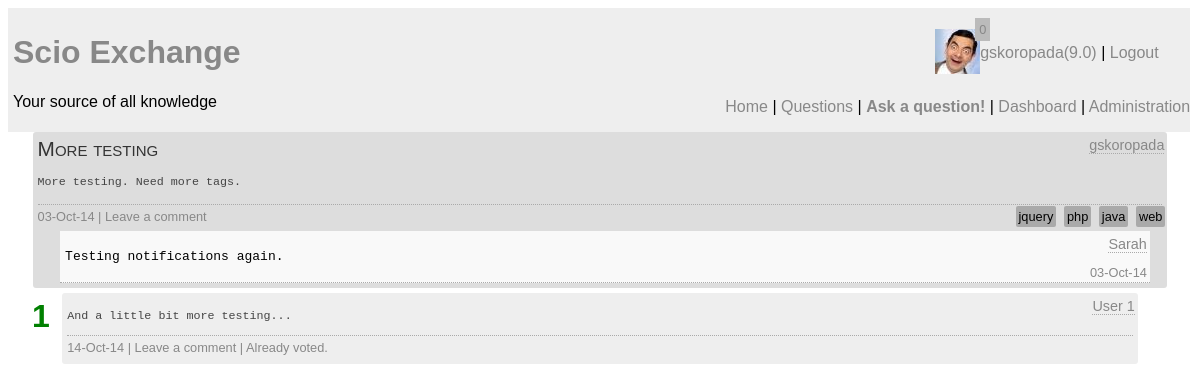
Page /question.php?id=20 (signed in) on the committed database.
### tables this page shows
CREATE TABLE `question` (
  `question_id` int(10) unsigned NOT NULL AUTO_INCREMENT,
  `author` int(10) unsigned NOT NULL COMMENT 'Foreign Key',
  `question_title` text,
  `content` longtext,
  `tags` text,
  `timestamp` datetime NOT NULL,
  PRIMARY KEY (`question_id`),
  KEY `author` (`author`),
  CONSTRAINT `question_ibfk_1` FOREIGN KEY (`author`) REFERENCES `user` (`UserID`)
);

CREATE TABLE `user` (
  `UserID` int(11) unsigned NOT NULL AUTO_INCREMENT,
  `email` varchar(30) NOT NULL,
  `screenName` varchar(25) NOT NULL,
  `reputation` float DEFAULT '0',
  `role` int(11) DEFAULT '0',
  `avatar` varchar(20) DEFAULT NULL,
  `pwd` varchar(255) NOT NULL,
  `active` bit(1) NOT NULL DEFAULT b'0',
  `moderated` bit(1) NOT NULL DEFAULT b'1',
  `pwdChange` bit(1) DEFAULT b'0',
  PRIMARY KEY (`UserID`)
);

CREATE TABLE `comment` (
  `comment_id` int(10) unsigned NOT NULL AUTO_INCREMENT,
  `comment_author` int(10) unsigned NOT NULL,
  `comment` longtext NOT NULL,
  `link` int(10) unsigned NOT NULL,
  `link_to` tinyint(4) DEFAULT NULL,
  `timestamp` datetime DEFAULT NULL,
  PRIMARY KEY (`comment_id`),
  KEY `author` (`comment_author`),
  KEY `link` (`link`),
  CONSTRAINT `comment_ibfk_1` FOREIGN KEY (`comment_author`) REFERENCES `user` (`UserID`)
);

CREATE TABLE `answer` (
  `answer_id` int(10) unsigned NOT NULL AUTO_INCREMENT,
  `author` int(10) unsigned NOT NULL,
  `content` longtext NOT NULL,
  `positive_votes` int(11) NOT NULL DEFAULT '0',
  `negative_votes` int(11) NOT NULL DEFAULT '0',
  `question` int(10) unsigned NOT NULL,
  `timestamp` datetime DEFAULT NULL,
  PRIMARY KEY (`answer_id`),
  KEY `author` (`author`),
  KEY `answer_question_idx` (`question`),
  CONSTRAINT `answer_ibfk_1` FOREIGN KEY (`author`) REFERENCES `user` (`UserID`),
  CONSTRAINT `answer_question` FOREIGN KEY (`question`) REFERENCES `question` (`question_id`) ON DELETE CASCADE ON UPDATE CASCADE
);

### vote.php (called while the page is built, shortened)
<?php
function checkVote($id) {
	global $con;
	$query = "SELECT count(answer) as voted FROM vote_tracking WHERE author=".$_SESSION['userid']." AND answer=".$id;
	$result = mysqli_query($con, $query);
	if(!$result) {
		echo "DB Error";
	} else{
		$voted = mysqli_fetch_array($result);
		if($voted['voted'] == 0) {
			return true;
		} else {
			return false;
		}
	}
}
?>

### question.php (the view, shortened to what this page needs)
<?php
require ("connect.php");
$sql = 'SELECT author, question_title, content, tags, timestamp, screenName FROM question INNER JOIN user ON author = UserID WHERE question_id = '.$_GET['id'];
$result = mysqli_query($con, $sql);
$question = mysqli_fetch_assoc($result);
include "html_start.php";
include "header.php";
require "vote.php";
require "questions_backend.php";
$d = new DateTime($question['timestamp']);
echo "<div id='wrapper'>";
echo "<div class='question'><p class='qtitle'>".$question['question_title']."</p>";
echo "<span class='qexcerpt'><p><pre>".$question['content']."</pre></p></span>";
echo "<span class='qstats'>".date_format($d,"d-M-y");
if(isset($_SESSION['userid'])) {
	if($_SESSION['active']) {
		echo " | <span id='".$_GET['id']."' class='btnQComment click_option'>Leave a comment</span>";
	}
}
echo "<span class='tags'>";
$tags = explode(',' , $question['tags']);
foreach($tags as $tag) {
	$tag = trim($tag);
	echo "<a href='tag.php?tag=$tag'>$tag</a> ";
}
echo "</span></span><span class='qauthor'><a href=\"user_profile.php?id=".$question['author']."\">" . $question['screenName']."</a></span>";
getComments(0, $_GET['id'] );
echo "</div>";
getAnswers($_GET['id'], false);
echo "</div>";
require("html_end.php");
?>

### questions_backend.php (shortened to what this page needs)
<?php
function getAnswers($id, $slider) {
	global $con;
	$sql = "SELECT answer_id, author, content, (positive_votes-negative_votes) as rating, screenName, timestamp FROM answer INNER JOIN user on author = UserID WHERE question = $id ORDER BY rating DESC";
	$result = mysqli_query($con, $sql);
	while($answers = mysqli_fetch_assoc($result)) {
		echo "<div class='answer' id='ans_".$answers['answer_id']."'><span class='ans_content'><pre>".$answers['content']."</pre></span><span class='aauthor'><a href=\"user_profile.php?id="
				.$answers['author']."\">".$answers['screenName']."</a></span>";
		echo "<span id='rating_".$answers['answer_id']."' class='rating ";
		if($answers['rating']>0) {
			echo "r_pos";
		} else if ($answers['rating']<0){
			echo "r_neg";
		}
		echo "'>".$answers['rating']."</span>";
		echo "<div class='astats'>".date_format(new DateTime($answers['timestamp']), "d-M-y");
		if(isset($_SESSION['userid'])) {
			if($_SESSION['active']){
				echo " | <span id='".$answers['answer_id']."' class='click_option btnAComment'>Leave a comment</span>";
				if(checkVote($answers['answer_id'])) {
					if($_SESSION['userid'] != $answers['author']) {
						echo " | <span id='".$answers['answer_id']."' class='click_option thumb_up'>Thumbs Up</span>";
						echo " | <span id='".$answers['answer_id']."' class='click_option thumb_down'>Thumbs down</span>";
					}
				} else {
					echo " | Already voted.";
				}
			}
		}
		echo "</div>";
		echo "</div>";
	}
}
function getComments($type, $id) {
	global $con;
	$sql = "SELECT comment_id, screenName, comment, timestamp, comment_author FROM comment INNER JOIN user ON UserID = comment_author WHERE link = $id AND link_to = $type";
	$result = mysqli_query($con, $sql);
	while($comment = mysqli_fetch_assoc($result)) {
		echo "<div class='comment'>";
		echo "<span class='cauthor'><a href='user_profile.php?id=".$comment['comment_author']."'>".$comment['screenName']."</a></span>";
		echo "<pre>".$comment['comment']."</pre>";
		echo "<span class='comment_timestamp'>".date_format(new DateTime($comment['timestamp']), "d-M-y")."</span>";
		echo "</div>";
	}
}
?>

### styles/main.css (style rules this page uses)
body { font-family: sans-serif; }
#wrapper { position: relative; float: left; clear: right; width: 100%; }

### styles/header.css (style rules this page uses)
a:link, a:visited { color: #888; text-decoration: none; }

### styles/questions.css (style rules this page uses)
.question { position: relative; width: 95%; background-color: #ddd; margin: auto; margin-bottom: 5px; padding: 5px; border-radius: 3px; }
.rating { position: absolute; top: 3px; left: -3%; font-size: 2em; font-weight: 900; padding: 2px; }
.r_pos { color: green; }
.answer { position: relative; width: 90%; background-color: #eee; margin: auto; margin-bottom: 5px; padding: 5px; border-radius: 3px; }
.comment { width: 96%; margin-left: 2%; background-color: #f9f9f9; padding: 5px; border-bottom: dotted 1px #aaa; position: relative; }
.comment_timestamp { font-size: 0.8em; color: #888; position: absolute; bottom: 2px; right: 3px; }
.qtitle { font-size: 1.3em; font-variant: small-caps; padding: 0px; margin: 0px; margin-bottom: 4px; color: #333; }
.qauthor { position: absolute; top: 5px; right: 3px; font-size: 0.9em; border-bottom: dotted 1px #aaa; }
.aauthor { position: absolute; top: 5px; right: 3px; font-size: 0.9em; border-bottom: dotted 1px #aaa; }
.cauthor { position: absolute; top: 5px; right: 3px; font-size: 0.9em; border-bottom: dotted 1px #aaa; }
.qauthor > a:link, .qauthor > a:visited, .aauthor > a:link, .aauthor > a:visited, .cauthor > a:link, .cauthor > a:visited { color: #888; text-decoration: none; }
.qexcerpt { color: #444; font-size: 0.9em; display: block; }
.ans_content { color: #444; font-size: 0.9em; display: block; }
.qstats { margin-top: 3px; margin-bottom: 3px; border-top: dotted 1px #aaa; width: 100%; display: block; padding-top: 4px; padding-bottom: 4px; font-size: 0.8em; color: #888; }
.astats { margin-top: 3px; border-top: dotted 1px #aaa; width: 100%; display: block; padding-top: 4px; padding-bottom: 4px; font-size: 0.8em; color: #888; }
.tags { position: absolute; right: 0px; text-align: right; }
.tags > a:link, .tags > a:visited { background-color: #aaa; padding: 3px; margin: 2px; border-radius: 2px; color: black; text-decoration: none; }

### rows in the picture
question: question_title "More testing", content "More testing. Need more tags.", timestamp "03-Oct-14", tags "jquery", tags "php", tags "java", tags "web", author.screenName "gskoropada"
comment: comment_author.screenName "Sarah", comment "Testing notifications again.", timestamp "03-Oct-14"
answer: content "And a little bit more testing...", author.screenName "User 1", rating "1", timestamp "14-Oct-14"

### other values in the picture
$nots "0"
$_SESSION['screenname'] "gskoropada"
$_SESSION['reputation'] "9.0"
